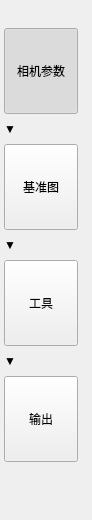
       <widget class="QFrame" name="setupStepRail">
        <property name="minimumSize">
         <size>
          <width>92</width>
          <height>0</height>
         </size>
        </property>
        <property name="maximumSize">
         <size>
          <width>92</width>
          <height>16777215</height>
         </size>
        </property>
        <property name="frameShape">
         <enum>QFrame::NoFrame</enum>
        </property>
        <layout class="QVBoxLayout" name="verticalLayout_steps">
         <property name="spacing">
          <number>8</number>
         </property>
         <property name="leftMargin">
          <number>4</number>
         </property>
         <property name="topMargin">
          <number>28</number>
         </property>
         <property name="rightMargin">
          <number>4</number>
         </property>
         <property name="bottomMargin">
          <number>18</number>
         </property>
         <item>
          <widget class="QToolButton" name="cameraStepButton">
           <property name="minimumSize">
            <size>
             <width>74</width>
             <height>86</height>
            </size>
           </property>
           <property name="text">
            <string>相机参数</string>
           </property>
           <property name="icon">
            <iconset resource="../resources/resources.qrc">
             <normaloff>:/icons/camera.svg</normaloff>:/icons/camera.svg</iconset>
           </property>
           <property name="iconSize">
            <size>
             <width>32</width>
             <height>32</height>
            </size>
           </property>
           <property name="checkable">
            <bool>true</bool>
           </property>
           <property name="checked">
            <bool>true</bool>
           </property>
           <property name="toolButtonStyle">
            <enum>Qt::ToolButtonTextUnderIcon</enum>
           </property>
          </widget>
         </item>
         <item>
          <widget class="QLabel" name="stepDividerLabel1">
           <property name="text">
            <string>▼</string>
           </property>
           <property name="stepArrow" stdset="0">
            <bool>true</bool>
           </property>
          </widget>
         </item>
         <item>
          <widget class="QToolButton" name="referenceStepButton">
           <property name="minimumSize">
            <size>
             <width>74</width>
             <height>86</height>
            </size>
           </property>
           <property name="text">
            <string>基准图</string>
           </property>
           <property name="icon">
            <iconset resource="../resources/resources.qrc">
             <normaloff>:/icons/reference.svg</normaloff>:/icons/reference.svg</iconset>
           </property>
           <property name="iconSize">
            <size>
             <width>32</width>
             <height>32</height>
            </size>
           </property>
           <property name="checkable">
            <bool>true</bool>
           </property>
           <property name="toolButtonStyle">
            <enum>Qt::ToolButtonTextUnderIcon</enum>
           </property>
          </widget>
         </item>
         <item>
          <widget class="QLabel" name="stepDividerLabel2">
           <property name="text">
            <string>▼</string>
           </property>
           <property name="stepArrow" stdset="0">
            <bool>true</bool>
           </property>
          </widget>
         </item>
         <item>
          <widget class="QToolButton" name="toolsStepButton">
           <property name="minimumSize">
            <size>
             <width>74</width>
             <height>86</height>
            </size>
           </property>
           <property name="text">
            <string>工具</string>
           </property>
           <property name="icon">
            <iconset resource="../resources/resources.qrc">
             <normaloff>:/icons/tool-step.svg</normaloff>:/icons/tool-step.svg</iconset>
           </property>
           <property name="iconSize">
            <size>
             <width>32</width>
             <height>32</height>
            </size>
           </property>
           <property name="checkable">
            <bool>true</bool>
           </property>
           <property name="toolButtonStyle">
            <enum>Qt::ToolButtonTextUnderIcon</enum>
           </property>
          </widget>
         </item>
         <item>
          <widget class="QLabel" name="stepDividerLabel3">
           <property name="text">
            <string>▼</string>
           </property>
           <property name="stepArrow" stdset="0">
            <bool>true</bool>
           </property>
          </widget>
         </item>
         <item>
          <widget class="QToolButton" name="outputStepButton">
           <property name="minimumSize">
            <size>
             <width>74</width>
             <height>86</height>
            </size>
           </property>
           <property name="text">
            <string>输出</string>
           </property>
           <property name="icon">
            <iconset resource="../resources/resources.qrc">
             <normaloff>:/icons/output.svg</normaloff>:/icons/output.svg</iconset>
           </property>
           <property name="iconSize">
            <size>
             <width>32</width>
             <height>32</height>
            </size>
           </property>
           <property name="checkable">
            <bool>true</bool>
           </property>
           <property name="toolButtonStyle">
            <enum>Qt::ToolButtonTextUnderIcon</enum>
           </property>
          </widget>
         </item>
         <item>
          <spacer name="verticalSpacer_steps">
           <property name="orientation">
            <enum>Qt::Vertical</enum>
           </property>
           <property name="sizeHint" stdset="0">
            <size>
             <width>20</width>
             <height>40</height>
            </size>
           </property>
          </spacer>
         </item>
        </layout>
       </widget>
